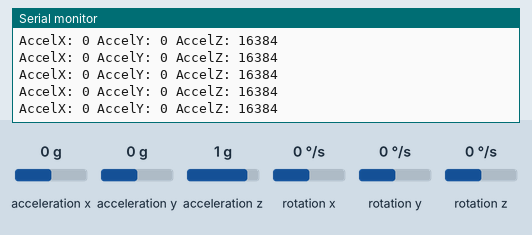
Simulated run of this sketch. Board: Arduino Uno, built with avr-gcc and run on an emulated ATmega328P. Shown: the last lines printed to the serial monitor. The inputs (shaded band) are chosen by the test bench; at power-on: acceleration z 1 g, acceleration x 0 g, acceleration y 0 g, rotation x 0 °/s, rotation y 0 °/s, rotation z 0 °/s.

Above: at 1.2 s.
1.3 s: acceleration z set to -1.4 g
At 1.59 s:
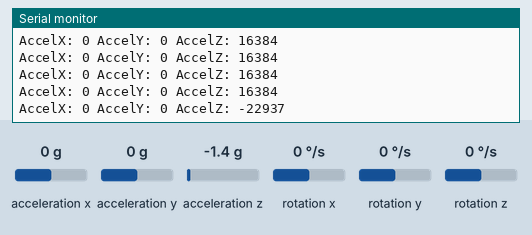
4.3 s: acceleration x set to -1.4 g
At 4.46 s:
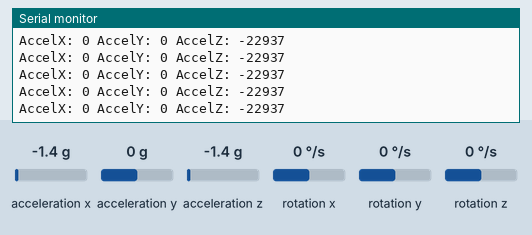
5.8 s: acceleration x set to 0 g
At 5.89 s:
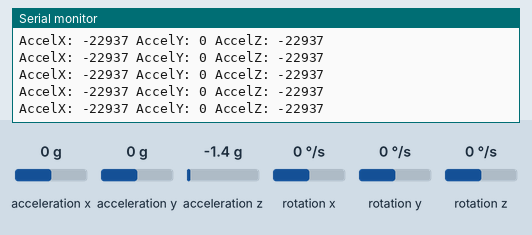
8.8 s: acceleration y set to -1.4 g
At 9.16 s:
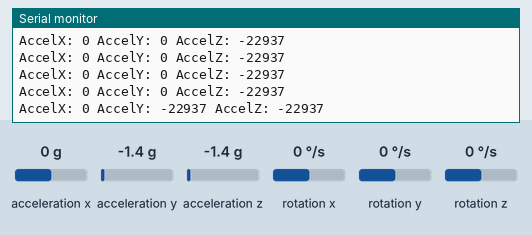
10.3 s: acceleration y set to 0 g
At 10.39 s:
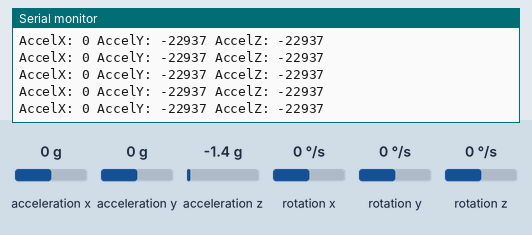

Measured:
- after the input at 1.3 s, the serial monitor: prints a new line after 0.14 s (image 1)
- after the input at 8.8 s, the serial monitor: prints a new line after 0.20 s (image 4)

The sketch:

MPU6050testsketch.ino
```cpp
#include <Wire.h>
#include <MPU6050.h>

MPU6050 mpu;

void setup() {
  Wire.begin();
  Serial.begin(115200);
  while (!Serial) delay(10);

  mpu.initialize();

  Serial.println(mpu.testConnection() ? "MPU6050 connected!" : "MPU6050 connection failed!");
}

void loop() {
  int16_t ax, ay, az, gx, gy, gz;
  mpu.getMotion6(&ax, &ay, &az, &gx, &gy, &gz);

  Serial.print("AccelX: "); Serial.print(ax);
  Serial.print(" AccelY: "); Serial.print(ay);
  Serial.print(" AccelZ: "); Serial.println(az);

  delay(200);
}
```
